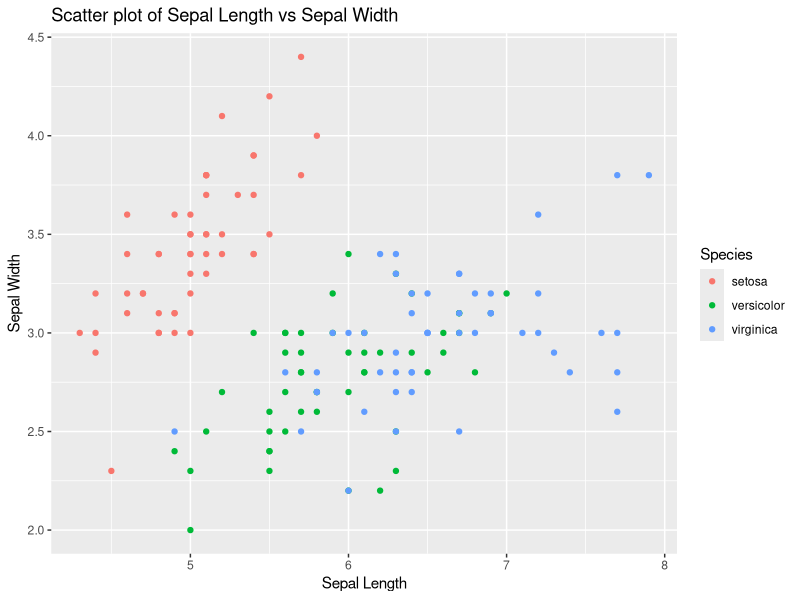
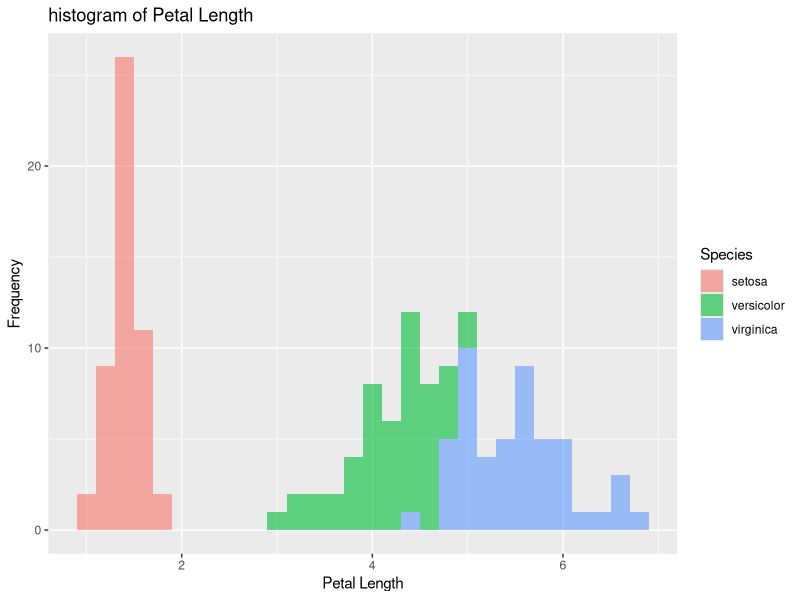
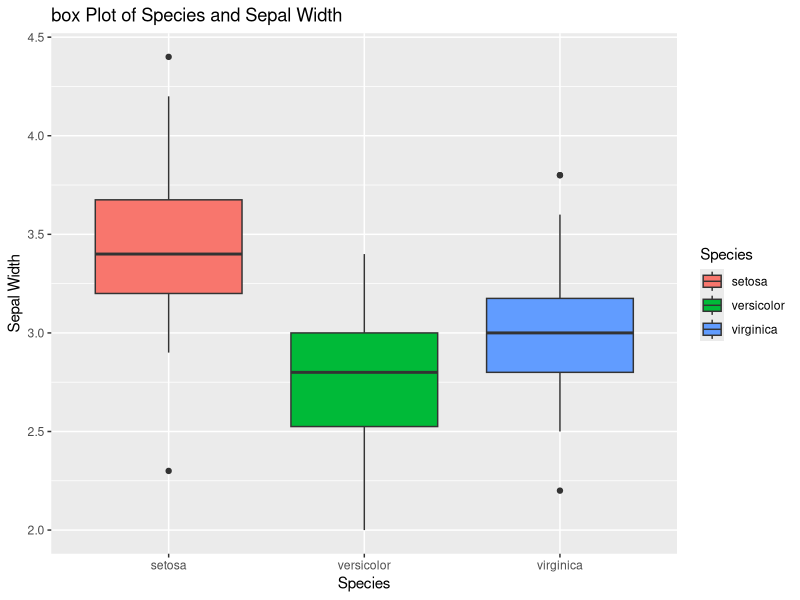

Recreate these plots in R, in order.
library(ggplot2)

data(iris)


ggplot(iris, aes(x = Sepal.Length, y = Sepal.Width, color=Species))+
  geom_point()+
  labs(title = "Scatter plot of Sepal Length vs Sepal Width", x = "Sepal Length", y = "Sepal Width")


ggplot(iris, aes(x = Petal.Length, fill=Species))+
  geom_histogram(binwidth = 0.2, alpha=0.6)+
  labs(title = "histogram of Petal Length", x = "Petal Length", y="Frequency")

ggplot(iris, aes(x = Species, y =Sepal.Width, fill=Species))+
  geom_boxplot()+
  labs(title = "box Plot of Species and Sepal Width", x = "Species", y = "Sepal Width")
